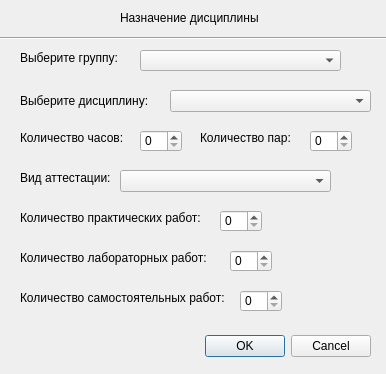
<?xml version="1.0" encoding="UTF-8"?>
<ui version="4.0">
 <class>AppointDisciplineDialog</class>
 <widget class="QDialog" name="AppointDisciplineDialog">
  <property name="geometry">
   <rect>
    <x>0</x>
    <y>0</y>
    <width>386</width>
    <height>374</height>
   </rect>
  </property>
  <property name="windowTitle">
   <string>Dialog</string>
  </property>
  <widget class="QWidget" name="layoutWidget">
   <property name="geometry">
    <rect>
     <x>20</x>
     <y>330</y>
     <width>351</width>
     <height>33</height>
    </rect>
   </property>
   <layout class="QHBoxLayout">
    <property name="spacing">
     <number>6</number>
    </property>
    <property name="leftMargin">
     <number>0</number>
    </property>
    <property name="topMargin">
     <number>0</number>
    </property>
    <property name="rightMargin">
     <number>0</number>
    </property>
    <property name="bottomMargin">
     <number>0</number>
    </property>
    <item>
     <spacer>
      <property name="orientation">
       <enum>Qt::Horizontal</enum>
      </property>
      <property name="sizeHint" stdset="0">
       <size>
        <width>131</width>
        <height>31</height>
       </size>
      </property>
     </spacer>
    </item>
    <item>
     <widget class="QPushButton" name="okButton">
      <property name="text">
       <string>OK</string>
      </property>
     </widget>
    </item>
    <item>
     <widget class="QPushButton" name="cancelButton">
      <property name="text">
       <string>Cancel</string>
      </property>
     </widget>
    </item>
   </layout>
  </widget>
  <widget class="QComboBox" name="comboGroup">
   <property name="geometry">
    <rect>
     <x>140</x>
     <y>50</y>
     <width>201</width>
     <height>21</height>
    </rect>
   </property>
  </widget>
  <widget class="QComboBox" name="comboDiscipline">
   <property name="geometry">
    <rect>
     <x>170</x>
     <y>90</y>
     <width>201</width>
     <height>22</height>
    </rect>
   </property>
  </widget>
  <widget class="QLabel" name="label">
   <property name="geometry">
    <rect>
     <x>20</x>
     <y>90</y>
     <width>171</width>
     <height>21</height>
    </rect>
   </property>
   <property name="text">
    <string>Выберите дисциплину:</string>
   </property>
  </widget>
  <widget class="QLabel" name="label_2">
   <property name="geometry">
    <rect>
     <x>20</x>
     <y>50</y>
     <width>111</width>
     <height>16</height>
    </rect>
   </property>
   <property name="text">
    <string>Выберите группу:</string>
   </property>
  </widget>
  <widget class="QLabel" name="label_3">
   <property name="geometry">
    <rect>
     <x>20</x>
     <y>130</y>
     <width>121</width>
     <height>16</height>
    </rect>
   </property>
   <property name="text">
    <string>Количество часов:</string>
   </property>
  </widget>
  <widget class="QSpinBox" name="spinClock">
   <property name="geometry">
    <rect>
     <x>140</x>
     <y>130</y>
     <width>42</width>
     <height>22</height>
    </rect>
   </property>
  </widget>
  <widget class="QSpinBox" name="spinLesson">
   <property name="geometry">
    <rect>
     <x>310</x>
     <y>130</y>
     <width>42</width>
     <height>22</height>
    </rect>
   </property>
  </widget>
  <widget class="QLabel" name="label_4">
   <property name="geometry">
    <rect>
     <x>200</x>
     <y>130</y>
     <width>121</width>
     <height>16</height>
    </rect>
   </property>
   <property name="text">
    <string>Количество пар:</string>
   </property>
  </widget>
  <widget class="QComboBox" name="comboAttestation">
   <property name="geometry">
    <rect>
     <x>120</x>
     <y>170</y>
     <width>211</width>
     <height>22</height>
    </rect>
   </property>
  </widget>
  <widget class="QLabel" name="label_5">
   <property name="geometry">
    <rect>
     <x>20</x>
     <y>170</y>
     <width>121</width>
     <height>16</height>
    </rect>
   </property>
   <property name="text">
    <string>Вид аттестации:</string>
   </property>
  </widget>
  <widget class="QSpinBox" name="spinIndep">
   <property name="geometry">
    <rect>
     <x>240</x>
     <y>290</y>
     <width>42</width>
     <height>22</height>
    </rect>
   </property>
  </widget>
  <widget class="QLabel" name="label_6">
   <property name="geometry">
    <rect>
     <x>20</x>
     <y>290</y>
     <width>231</width>
     <height>16</height>
    </rect>
   </property>
   <property name="text">
    <string>Количество самостоятельных работ:</string>
   </property>
  </widget>
  <widget class="QSpinBox" name="spinPract">
   <property name="geometry">
    <rect>
     <x>220</x>
     <y>210</y>
     <width>42</width>
     <height>22</height>
    </rect>
   </property>
  </widget>
  <widget class="QLabel" name="label_7">
   <property name="geometry">
    <rect>
     <x>20</x>
     <y>210</y>
     <width>201</width>
     <height>16</height>
    </rect>
   </property>
   <property name="text">
    <string>Количество практических работ:</string>
   </property>
  </widget>
  <widget class="QLabel" name="label_8">
   <property name="geometry">
    <rect>
     <x>120</x>
     <y>10</y>
     <width>151</width>
     <height>16</height>
    </rect>
   </property>
   <property name="text">
    <string>Назначение дисциплины</string>
   </property>
  </widget>
  <widget class="Line" name="line">
   <property name="geometry">
    <rect>
     <x>0</x>
     <y>30</y>
     <width>391</width>
     <height>16</height>
    </rect>
   </property>
   <property name="orientation">
    <enum>Qt::Horizontal</enum>
   </property>
  </widget>
  <widget class="QSpinBox" name="spinLab">
   <property name="geometry">
    <rect>
     <x>230</x>
     <y>250</y>
     <width>42</width>
     <height>22</height>
    </rect>
   </property>
  </widget>
  <widget class="QLabel" name="label_9">
   <property name="geometry">
    <rect>
     <x>20</x>
     <y>250</y>
     <width>211</width>
     <height>16</height>
    </rect>
   </property>
   <property name="text">
    <string>Количество лабораторных работ:</string>
   </property>
  </widget>
 </widget>
 <resources/>
 <connections>
  <connection>
   <sender>okButton</sender>
   <signal>clicked()</signal>
   <receiver>AppointDisciplineDialog</receiver>
   <slot>accept()</slot>
   <hints>
    <hint type="sourcelabel">
     <x>278</x>
     <y>253</y>
    </hint>
    <hint type="destinationlabel">
     <x>96</x>
     <y>254</y>
    </hint>
   </hints>
  </connection>
  <connection>
   <sender>cancelButton</sender>
   <signal>clicked()</signal>
   <receiver>AppointDisciplineDialog</receiver>
   <slot>reject()</slot>
   <hints>
    <hint type="sourcelabel">
     <x>369</x>
     <y>253</y>
    </hint>
    <hint type="destinationlabel">
     <x>179</x>
     <y>282</y>
    </hint>
   </hints>
  </connection>
 </connections>
</ui>
